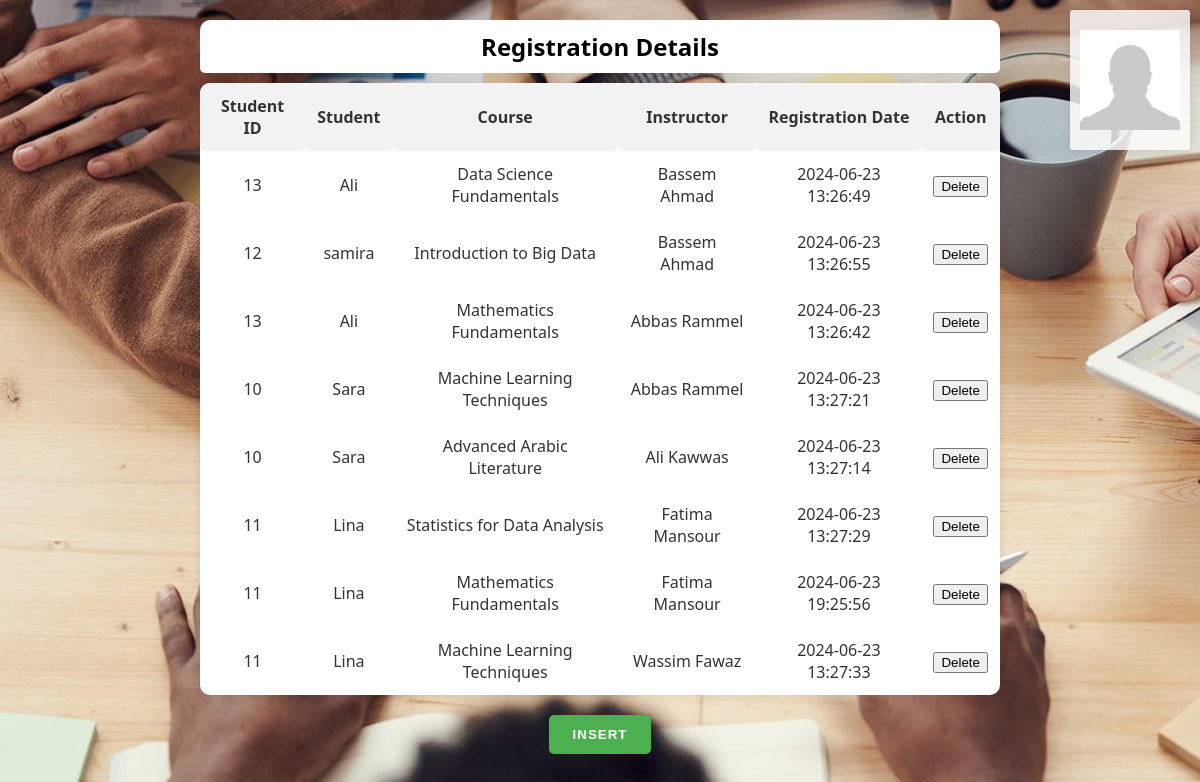
The page /registrated.php (signed in) on the database its author committed.
### tables this page shows
CREATE TABLE `registration` (
  `registration_id` int(11) NOT NULL,
  `student_id` int(11) NOT NULL,
  `course_id` int(11) NOT NULL,
  `instructor_id` int(11) NOT NULL,
  `registration_date` datetime DEFAULT current_timestamp()
);

CREATE TABLE `student` (
  `user_id` int(11) NOT NULL,
  `first_name` varchar(50) NOT NULL,
  `last_name` varchar(50) NOT NULL,
  `major` varchar(100) NOT NULL,
  `year_in_school` int(11) NOT NULL,
  `email` varchar(100) NOT NULL
);

CREATE TABLE `instructor` (
  `user_id` int(11) NOT NULL,
  `name` varchar(100) NOT NULL,
  `major` varchar(100) NOT NULL,
  `email` varchar(100) NOT NULL
);

### registrated.php (the view, shortened to what this page needs)
<!DOCTYPE html>
<html>
<head>
    <link rel="stylesheet" href="./css/registered.css">
</head>
<body>
<?php include './component/teacherMenu.php'; ?>
<?php
if(isset($_SESSION['user']) && !empty($_SESSION['user'])) {
    $connection = connect();
    $query_reg = "SELECT DISTINCT
    registration.registration_id,
    student.user_id,
    student.first_name AS student_name,
    course.course_name,
    instructor.name AS instructor_name,
    registration.registration_date
    FROM
    registration
    INNER JOIN student ON registration.student_id = student.user_id
    INNER JOIN course ON registration.course_id = course.course_id
    INNER JOIN instructor ON registration.instructor_id = instructor.user_id";
    $result_reg = mysqli_query($connection, $query_reg);
    ?>
    <table>
        <caption>Registration Details</caption>
        <tr>
            <th>Student ID</th>
            <th>Student</th>
            <th>Course</th>
            <th>Instructor</th>
            <th>Registration Date</th>
            <th>Action</th>
        </tr>
        <?php while ($row = mysqli_fetch_assoc($result_reg)) : ?>
        <tr>
            <td><?= $row['user_id'] ?></td>
            <td><?= $row['student_name'] ?></td>
            <td><?= $row['course_name'] ?></td>
            <td><?= $row['instructor_name'] ?></td>
            <td><?= $row['registration_date'] ?></td>
            <td>
                <form method="post" style="display:inline;">
                    <input type="submit" name="delete" value="Delete">
                </form>
            </td>
        </tr>
        <?php endwhile; ?>
    </table>
    <div class="button-container">
        <button onclick="window.location.href='register.php';">Insert</button>
    </div>
    <?php
} else {
echo '<div class="warning">Access denied. Please <a href="login.php">login</a>.</div>';
}
?>
</body>
</html>

### css/registered.css (style rules this page uses)
body { background-image: url('../images/courses.jpg'); font-family: 'Segoe UI', Tahoma, Geneva, Verdana, sans-serif; margin: 0; padding: 0; background-size: cover; }
table { background-color: #fff; border-collapse: separate; border-spacing: 0; border-radius: 10px; width: 80%; max-width: 800px; margin: 20px auto; box-shadow: 0 0 10px rgba(0, 0, 0, 0.1); overflow: hidden; }
table th:first-child { border-top-left-radius: 10px; }
table th:last-child { border-top-right-radius: 10px; }
table td:first-child { border-bottom-left-radius: 10px; }
table td:last-child { border-bottom-right-radius: 10px; }
th, td { text-align: center; border-radius: 5px; color: #333; font-size: 16px; padding: 12px; border: none; }
th { background-color: #f2f2f2; font-weight: bold; }
button { padding: 12px 24px; cursor: pointer; border: none; background-color: #4CAF50; color: white; border-radius: 5px; font-weight: bold; transition: background-color 0.3s ease; text-transform: uppercase; letter-spacing: 1px; }
.button-container { text-align: center; margin-top: 20px; margin-bottom: 30px; }
caption { background-color: white; padding: 10px; border-radius: 5px; font-weight: bold; font-size: 1.5em; margin-bottom: 10px; }

### rows shown on the page
registration: student.user_id "13", student.first_name "Ali", course_name "Data Science Fundamentals", instructor.name "Bassem Ahmad", registration_date "2024-06-23 13:26:49"
registration: student.user_id "12", student.first_name "samira", course_name "Introduction to Big Data", instructor.name "Bassem Ahmad", registration_date "2024-06-23 13:26:55"
registration: student.user_id "13", student.first_name "Ali", course_name "Mathematics Fundamentals", instructor.name "Abbas Rammel", registration_date "2024-06-23 13:26:42"
registration: student.user_id "10", student.first_name "Sara", course_name "Machine Learning Techniques", instructor.name "Abbas Rammel", registration_date "2024-06-23 13:27:21"
registration: student.user_id "10", student.first_name "Sara", course_name "Advanced Arabic Literature", instructor.name "Ali Kawwas", registration_date "2024-06-23 13:27:14"
registration: student.user_id "11", student.first_name "Lina", course_name "Statistics for Data Analysis", instructor.name "Fatima Mansour", registration_date "2024-06-23 13:27:29"
registration: student.user_id "11", student.first_name "Lina", course_name "Mathematics Fundamentals", instructor.name "Fatima Mansour", registration_date "2024-06-23 19:25:56"
registration: student.user_id "11", student.first_name "Lina", course_name "Machine Learning Techniques", instructor.name "Wassim Fawaz", registration_date "2024-06-23 13:27:33"
